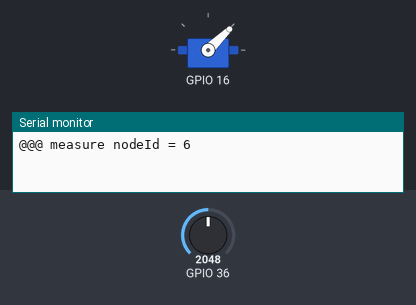
A sketch run on a simulated ESP32. On the bench: servo, the last lines printed to the serial monitor. The inputs (shaded band) are chosen by the test bench; at power-on: GPIO 36 = 2048. Random numbers use the default seed unless the sketch sets one; nothing arrives over Bluetooth unless stated.

Above: at 0.05 s.
At 62.55 s:
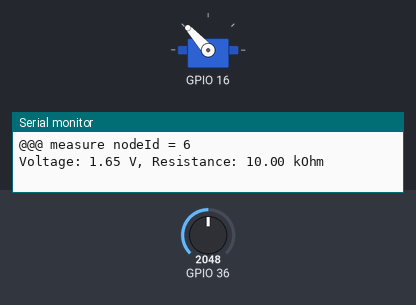
Timing chart, 0 to 81.4 s (numbered marks = the images above):
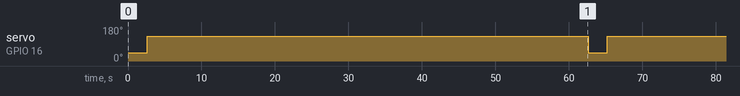

Measured:
- by itself, servo on GPIO 16: alternates 132° for 60.0 s and 44° for 2.6 s

The sketch:

measure.ino
```cpp
/*
 * 測定部
 *
 * ロックを解除して測定、再ロック、表示部に接続してデータ送信、切断、待機。
 * テストしやすくするため待機時間を短かくしている (60 秒)。
 *
 * 送るデータは "[nodeId] [weight_kg]\n" な形式。
 * 例: "0 0.256789\n"
 *
 * 使用前に書き換えが必要な場所:
 *
 *   - deviceName と targetDeviceName
 *   - servoPositions
 *   - weightConversionTables
 *
 * 他のノードの情報が混じっているのが気持ち悪いけど、実装が簡単なので
 * こうしている。
 */

#include "BluetoothSerial.h"
#include <ESP32Servo.h>

int nodeId = -1; // 自分のノード ID (0 から 7)。setup() 内で deviceName から計算して上書きされるので、ここで設定しても無駄。
String const deviceName = "saniki measure 6"; // 自分。末尾の数字は nodeId。
String const targetDeviceName = "saniki TJH";       // 表示部

struct ServoPosition {
  uint32_t unlockPosition;
  uint32_t lockPosition;
};

ServoPosition servoPositions[] = {
  { 1000, 1900 }, // node 0
  { 1000, 1900 }, // node 1
  { 1000, 1900 }, // node 2
  { 1000, 1900 }, // node 3
  { 1000, 1900 }, // node 4
  { 1000, 1900 }, // node 5
  { 1000, 1900 }, // node 6
  { 1000, 1900 }, // node 7
};

struct DataPoint {
  float resistance;
  float weight_kg;
};

static const DataPoint weightConversionTables[][2] = {
  {{ 0.0f, 1.0f }, { 1e6f, 0.0f }}, // node 0
  {{ 0.0f, 1.0f }, { 1e6f, 0.0f }}, // node 1
  {{ 0.0f, 1.0f }, { 1e6f, 0.0f }}, // node 2
  {{ 0.0f, 1.0f }, { 1e6f, 0.0f }}, // node 3
  {{ 0.0f, 1.0f }, { 1e6f, 0.0f }}, // node 4
  {{ 0.0f, 1.0f }, { 1e6f, 0.0f }}, // node 5
  {{ 0.0f, 1.0f }, { 1e6f, 0.0f }}, // node 6
  {{ 0.0f, 1.0f }, { 1e6f, 0.0f }}, // node 7
};


// LockingBar

Servo LockingBar_servo;
int LockingBar_servoPin;
uint32_t LockingBar_unlockPosition;
uint32_t LockingBar_lockPosition;

void LockingBar_init(int pin, uint32_t unlockPosition, uint32_t lockPosition)
{
  LockingBar_servoPin = pin;
  LockingBar_unlockPosition = unlockPosition;
  LockingBar_lockPosition = lockPosition;

  LockingBar_servo.attach(LockingBar_servoPin);
}

void LockingBar_unlock()
{
  LockingBar_servo.writeMicroseconds(LockingBar_unlockPosition);
}

void LockingBar_lock()
{
  LockingBar_servo.writeMicroseconds(LockingBar_lockPosition);
}


// Sensor

int Sensor_pin;

void Sensor_init(int pin)
{
  Sensor_pin = pin;
  pinMode(Sensor_pin, INPUT);
}

float Sensor_measure()
{
  // measure multiple times and calculate average
  int N = 256;
  float sum = 0.0f;
  for (int i = 0; i < N; ++i) {
    int adcValue = analogRead(Sensor_pin);
    float voltage = adcValue * 3.3f / 4095.0f;
    sum += voltage;;
    delay(10);
  }
  float voltage = sum / N;
  float resitance = 10e3f * voltage / (3.3f - voltage);
  // 3.3 * r / (r + 10k) = v
  Serial.printf("Voltage: %.2f V, Resistance: %.2f kOhm\n", voltage, resitance * 1e-3f);
}


// BT

BluetoothSerial BT_serialBT;

void BT_init()
{
  BT_serialBT.begin(deviceName, true);
}

bool BT_connect()
{
  return BT_serialBT.connect(targetDeviceName);
}

bool BT_connected(int timeout = 0)
{
  return BT_serialBT.connected(timeout);
}

void BT_sendWeight(float weight_kg)
{
  BT_serialBT.printf("%d %f\n", nodeId, weight_kg);
}

void BT_disconnect()
{
  BT_serialBT.disconnect();
}


//

void setup()
{
  nodeId = deviceName[deviceName.length() - 1] - '0';

  Serial.begin(115200);

  Serial.println();
  Serial.printf("@@@ measure nodeId = %d\n", nodeId);
  if (nodeId < 0 || nodeId > 7) {
    Serial.println("got invalid nodeId, aborting");
    abort();
  }

  LockingBar_init(16, // pin
                  servoPositions[nodeId].unlockPosition,
                  servoPositions[nodeId].lockPosition);
  Sensor_init(36);
  BT_init();
}

float resistanceToWeight(float resistance)
{
  DataPoint const *t = weightConversionTables[nodeId];
  int numPoints = sizeof(weightConversionTables[0]) / sizeof(weightConversionTables[0][0]);
  for (int i1 = 1; i1 < numPoints; i1++) {
    if (t[i1].resistance < resistance)
      continue;

    int i0 = i1 - 1;
    // linear interpolate in [i0..i1]
    float r0 = t[i0].resistance;
    float r1 = t[i1].resistance;
    float w0 = t[i0].weight_kg;
    float w1 = t[i1].weight_kg;
    float ratio = (resistance - r0) / (r1 - r0);
    float weight_kg = w0 + ratio * (w1 - w0);
    return weight_kg;
  }

  // resistance is too high
  return t[numPoints - 1].weight_kg;
}

void loop_production()
{
  LockingBar_unlock();
  float resistance = Sensor_measure();
  float weight_kg = resistanceToWeight(resistance);
  LockingBar_lock();

  if (!BT_connect()) {
    Serial.println("failed to connect to BT device");
  } else {
    BT_sendWeight(weight_kg);
    BT_disconnect();
  }

  delay(1000 * 60);
}

void loop_test_00()
{
  if (!BT_connect()) {
    Serial.println("failed to connect to BT device");
  } else {
    float weight_kg = random(1000) / 1000.0f;
    Serial.printf("sending weight: %f kg\n", weight_kg);
    BT_sendWeight(weight_kg);
    BT_disconnect();
  }

  delay(5000);
}


void loop()
{
  loop_production();
  //loop_test_00();
}
```
